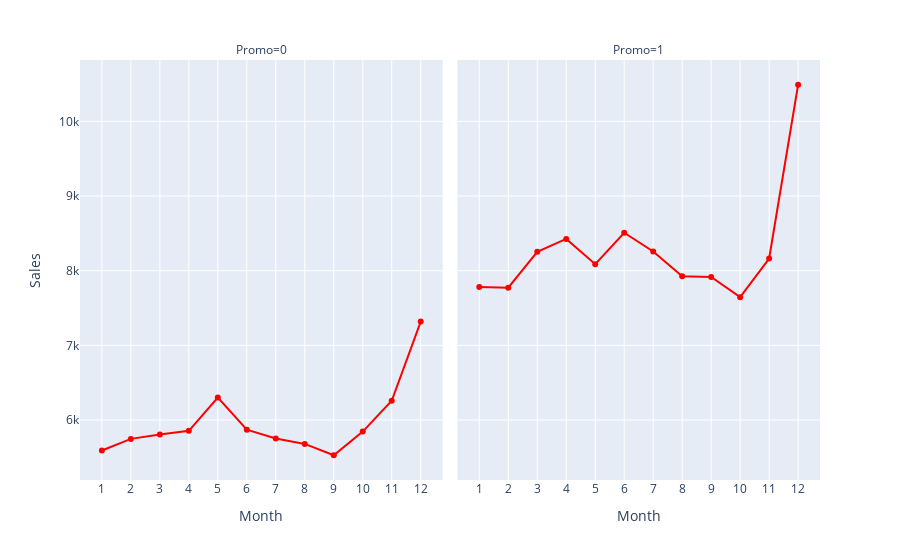

This figure's notebook cell:
### Code cell
fig = px.line(promo,x='Month',y='Sales',facet_col='Promo',markers=True,)
fig.update_traces(line_color='red')
fig.update_xaxes(tickvals=promo['Month'])
fig.update_layout(
    yaxis_title = 'Sales',showlegend=False
)
fig.show()

### Figure 1 — Plotly figure (JSON) as saved in the notebook; plotly's stock layout.template omitted (floating-point values rounded to 4 significant figures)
{"data": [{"hovertemplate": "Promo=0<br>Month=%{x}<br>Sales=%{y}<extra></extra>", "legendgroup": "", "line": {"color": "red", "dash": "solid"}, "marker": {"symbol": "circle"}, "mode": "markers+lines", "name": "", "orientation": "v", "showlegend": false, "type": "scatter", "x": [1, 2, 3, 4, 5, 6, 7, 8, 9, 10, 11, 12], "xaxis": "x", "y": [5592.0, 5748.0, 5806.0, 5855.0, 6301.0, 5872.0, 5752.0, 5680.0, 5529.0, 5846.0, 6258.0, 7318.0], "yaxis": "y"}, {"hovertemplate": "Promo=1<br>Month=%{x}<br>Sales=%{y}<extra></extra>", "legendgroup": "", "line": {"color": "red", "dash": "solid"}, "marker": {"symbol": "circle"}, "mode": "markers+lines", "name": "", "orientation": "v", "showlegend": false, "type": "scatter", "x": [1, 2, 3, 4, 5, 6, 7, 8, 9, 10, 11, 12], "xaxis": "x2", "y": [7783.0, 7773.0, 8253.0, 8426.0, 8088.0, 8509.0, 8258.0, 7926.0, 7916.0, 7646.0, 8164.0, 10490.0], "yaxis": "y2"}], "layout": {"annotations": [{"font": {}, "showarrow": false, "text": "Promo=0", "x": 0.245, "xanchor": "center", "xref": "paper", "y": 1, "yanchor": "bottom", "yref": "paper"}, {"font": {}, "showarrow": false, "text": "Promo=1", "x": 0.755, "xanchor": "center", "xref": "paper", "y": 1, "yanchor": "bottom", "yref": "paper"}], "legend": {"tracegroupgap": 0}, "margin": {"t": 60}, "showlegend": false, "xaxis": {"anchor": "y", "domain": [0, 0.49], "tickvals": [1, 1, 2, 2, 3, 3, 4, 4, 5, 5, 6, 6, 7, 7, 8, 8, 9, 9, 10, 10, 11, 11, 12, 12], "title": {"text": "Month"}}, "xaxis2": {"anchor": "y2", "domain": [0.51, 1], "matches": "x", "tickvals": [1, 1, 2, 2, 3, 3, 4, 4, 5, 5, 6, 6, 7, 7, 8, 8, 9, 9, 10, 10, 11, 11, 12, 12], "title": {"text": "Month"}}, "yaxis": {"anchor": "x", "domain": [0, 1], "title": {"text": "Sales"}}, "yaxis2": {"anchor": "x2", "domain": [0, 1], "matches": "y", "showticklabels": false}}}
